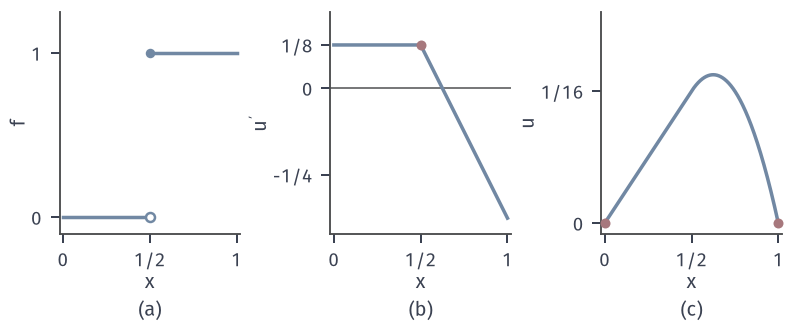

This chart was generated by the following Python code:
from pathlib import Path
import sys
HERE = Path(__file__).resolve().parent
sys.path.insert(0, str(HERE.parent/"ellip-common"))
from ellip_fig import *
# f=1 on (1/2,1): -u''=f, u(0)=u(1)=0.
fig, axes = figure(width_mm=112, height_mm=46, ncols=3)
panel(fig, left=.075, wspace=.5, bottom=.28, right=.985)
ax = axes[0]
ax.plot(X[X < .5], 0*X[X < .5], color=BLUE, lw=1.4); ax.plot(X[X > .5], 1+0*X[X > .5], color=BLUE, lw=1.4); hollow(ax, .5, 0, BLUE, 3.6); dot(ax, .5, 1, BLUE, 3.8)
ax.set_xlim(-.02, 1.02); ax.set_ylim(-.1, 1.25); ax.set_xticks([0, .5, 1]); ax.set_xticklabels(['0', '1/2', '1']); ax.set_yticks([0, 1]); hat01(ax, yl='$f$')
up = 1/8-np.maximum(X-.5, 0)
ax = axes[1]
ax.axhline(0, color=STROKE, lw=.6); ax.plot(X, up, color=BLUE, lw=1.4); dot(ax, .5, 1/8, RED, 4)
ax.set_xlim(-.02, 1.02); ax.set_ylim(-.42, .22); ax.set_xticks([0, .5, 1]); ax.set_xticklabels(['0', '1/2', '1']); ax.set_yticks([-.25, 0, .125]); ax.set_yticklabels(['-1/4', '0', '1/8']); hat01(ax, yl="$u'$")
u = np.where(X <= .5, X/8, 1/16+(X-.5)/8-(X-.5)**2/2)
ax = axes[2]
ax.plot(X, u, color=BLUE, lw=1.4); dot(ax, 0, 0, RED, 4); dot(ax, 1, 0, RED, 4)
ax.set_xlim(-.02, 1.02); ax.set_ylim(-.005, .1); ax.set_xticks([0, .5, 1]); ax.set_xticklabels(['0', '1/2', '1']); ax.set_yticks([0, 1/16]); ax.set_yticklabels(['0', '1/16']); hat01(ax, yl='$u$')
tags(fig, axes)
save(fig, HERE, 'figure', {'u': 'x/8 for x<=1/2; 1/16+(x-1/2)/8-(x-1/2)^2/2 else', 'u(1)': float(u[-1])})
